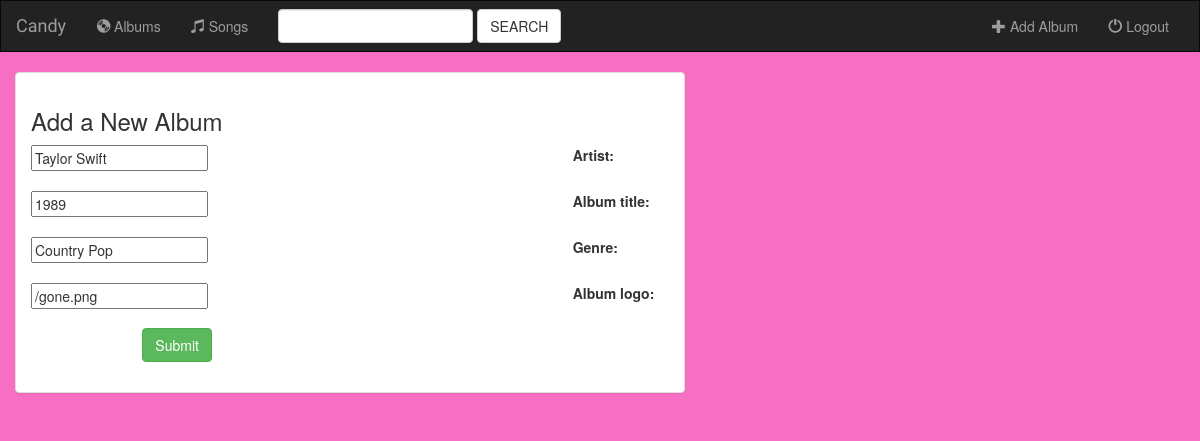
Screenshot of /music/album/2/ with the database file from the repository.
### music/models.py (models this page shows, shortened)
class Album(models.Model):
    artist=models.CharField(max_length=250)
    album_title=models.CharField(max_length=250)
    genre=models.CharField(max_length=250)
    album_logo=models.CharField(max_length=10000)

### music/views.py (the view)
# urls.py: url(r'album/(?P<pk>[0-9]+)/$', views.AlbumUpdate.as_view(), name='album-update'),
class AlbumUpdate(UpdateView):
    model = Album
    fields = ['artist','album_title','genre','album_logo']

### music/templates/music/album_form.html (shortened to what this page needs)
{% extends 'music/base.html' %}
{% block body %}
<div class="container-fluid">
    <div class="row">
        <div class="col-sm-12 col-md-7">
            <div class="panel panel-default">
                <div class="panel-body">
                                <h3>Add a New Album </h3>
                   <form class="form-horizontal" action=""method="post" enctype="multipart/form-data">
                       {% include 'music/form-template.html' %}
                       <div class="form-group">
                           <div class="col-sm-offset-2 col-sm-10">
                               <button type="submit" class="btn btn-success"> Submit </button>
                               <body style="background: rgb(247, 111, 195)"></body>
                            </div>
                       </div>
                </form>
                </div>
            </div>
        </div>
    </div>
</div>
{% endblock %}

### music/templates/music/form-template.html (shortened to what this page needs)
{% for field in form %}
   <div class="form-group">
       <div class="col-sm-offset-2 col-sm-10">
       </div>
       <label> <class="control-label col-sm-2">{{field.label_tag}}</label>
       <div class="col-sm-10">{{ field }}</div>
    </div>
{% endfor %}

### music/static/music/style.css (style rules this page uses)
body { background: white url("images/background.png"); }

### rows the page displays
Album: form "Taylor Swift" "1989" "Country Pop" "/gone.png"

### other values shown
{{ field.label_tag }} "Artist:" "Album title:" "Genre:" "Album logo:"
